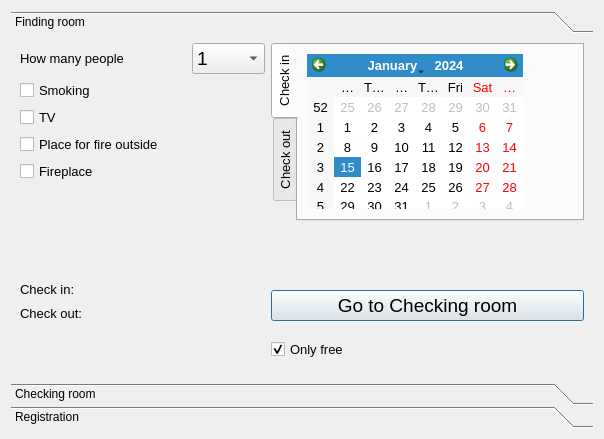
<?xml version="1.0" encoding="UTF-8"?>
<ui version="4.0">
 <class>DialogAdd</class>
 <widget class="QDialog" name="DialogAdd">
  <property name="geometry">
   <rect>
    <x>0</x>
    <y>0</y>
    <width>604</width>
    <height>439</height>
   </rect>
  </property>
  <property name="windowTitle">
   <string>Dialog</string>
  </property>
  <layout class="QGridLayout" name="gridLayout">
   <item row="0" column="0">
    <widget class="QToolBox" name="toolBox">
     <property name="currentIndex">
      <number>0</number>
     </property>
     <property name="tabSpacing">
      <number>1</number>
     </property>
     <widget class="QWidget" name="page">
      <property name="geometry">
       <rect>
        <x>0</x>
        <y>0</y>
        <width>586</width>
        <height>355</height>
       </rect>
      </property>
      <attribute name="label">
       <string>Finding room</string>
      </attribute>
      <layout class="QGridLayout" name="gridLayout_4">
       <item row="0" column="0" colspan="2">
        <widget class="QLabel" name="label">
         <property name="font">
          <font>
           <pointsize>10</pointsize>
          </font>
         </property>
         <property name="text">
          <string>How many people</string>
         </property>
        </widget>
       </item>
       <item row="0" column="2">
        <widget class="QComboBox" name="comboBox">
         <property name="font">
          <font>
           <pointsize>14</pointsize>
          </font>
         </property>
         <item>
          <property name="text">
           <string>1</string>
          </property>
         </item>
         <item>
          <property name="text">
           <string>2</string>
          </property>
         </item>
         <item>
          <property name="text">
           <string>3</string>
          </property>
         </item>
         <item>
          <property name="text">
           <string>4</string>
          </property>
         </item>
         <item>
          <property name="text">
           <string>5</string>
          </property>
         </item>
         <item>
          <property name="text">
           <string>6</string>
          </property>
         </item>
         <item>
          <property name="text">
           <string>7</string>
          </property>
         </item>
         <item>
          <property name="text">
           <string>8</string>
          </property>
         </item>
        </widget>
       </item>
       <item row="0" column="3" rowspan="6" colspan="2">
        <widget class="QTabWidget" name="tabWidget">
         <property name="font">
          <font>
           <pointsize>10</pointsize>
           <weight>50</weight>
           <bold>false</bold>
          </font>
         </property>
         <property name="tabPosition">
          <enum>QTabWidget::West</enum>
         </property>
         <property name="tabShape">
          <enum>QTabWidget::Rounded</enum>
         </property>
         <property name="currentIndex">
          <number>0</number>
         </property>
         <widget class="QWidget" name="tab">
          <attribute name="title">
           <string>Check in</string>
          </attribute>
          <widget class="QCalendarWidget" name="calendarWidget">
           <property name="geometry">
            <rect>
             <x>9</x>
             <y>9</y>
             <width>216</width>
             <height>155</height>
            </rect>
           </property>
           <property name="firstDayOfWeek">
            <enum>Qt::Monday</enum>
           </property>
          </widget>
         </widget>
         <widget class="QWidget" name="tab_2">
          <attribute name="title">
           <string>Check out</string>
          </attribute>
          <layout class="QGridLayout" name="gridLayout_2">
           <item row="0" column="0">
            <widget class="QCalendarWidget" name="calendarWidget_2">
             <property name="firstDayOfWeek">
              <enum>Qt::Monday</enum>
             </property>
            </widget>
           </item>
          </layout>
         </widget>
        </widget>
       </item>
       <item row="1" column="0" colspan="2">
        <widget class="QCheckBox" name="checkBox_4">
         <property name="font">
          <font>
           <pointsize>10</pointsize>
          </font>
         </property>
         <property name="text">
          <string>Smoking</string>
         </property>
        </widget>
       </item>
       <item row="2" column="0" colspan="2">
        <widget class="QCheckBox" name="checkBox">
         <property name="font">
          <font>
           <pointsize>10</pointsize>
          </font>
         </property>
         <property name="text">
          <string>TV</string>
         </property>
        </widget>
       </item>
       <item row="3" column="0" colspan="3">
        <widget class="QCheckBox" name="checkBox_2">
         <property name="font">
          <font>
           <pointsize>10</pointsize>
          </font>
         </property>
         <property name="text">
          <string>Place for fire outside</string>
         </property>
        </widget>
       </item>
       <item row="4" column="0">
        <widget class="QCheckBox" name="checkBox_3">
         <property name="font">
          <font>
           <pointsize>10</pointsize>
          </font>
         </property>
         <property name="text">
          <string>Fireplace</string>
         </property>
        </widget>
       </item>
       <item row="6" column="0">
        <spacer name="verticalSpacer_3">
         <property name="orientation">
          <enum>Qt::Vertical</enum>
         </property>
         <property name="sizeHint" stdset="0">
          <size>
           <width>87</width>
           <height>40</height>
          </size>
         </property>
        </spacer>
       </item>
       <item row="7" column="0" rowspan="2">
        <widget class="QLabel" name="label_2">
         <property name="font">
          <font>
           <pointsize>10</pointsize>
          </font>
         </property>
         <property name="text">
          <string>Check in:</string>
         </property>
        </widget>
       </item>
       <item row="7" column="1" rowspan="2">
        <widget class="QLabel" name="label_4">
         <property name="font">
          <font>
           <pointsize>10</pointsize>
          </font>
         </property>
         <property name="text">
          <string/>
         </property>
        </widget>
       </item>
       <item row="8" column="3" rowspan="2" colspan="2">
        <widget class="QPushButton" name="pushButton">
         <property name="font">
          <font>
           <pointsize>14</pointsize>
          </font>
         </property>
         <property name="text">
          <string>Go to Checking room</string>
         </property>
        </widget>
       </item>
       <item row="9" column="0">
        <widget class="QLabel" name="label_3">
         <property name="font">
          <font>
           <pointsize>10</pointsize>
          </font>
         </property>
         <property name="text">
          <string>Check out:</string>
         </property>
        </widget>
       </item>
       <item row="9" column="1">
        <widget class="QLabel" name="label_5">
         <property name="font">
          <font>
           <pointsize>10</pointsize>
          </font>
         </property>
         <property name="text">
          <string/>
         </property>
        </widget>
       </item>
       <item row="10" column="0">
        <spacer name="verticalSpacer">
         <property name="orientation">
          <enum>Qt::Vertical</enum>
         </property>
         <property name="sizeHint" stdset="0">
          <size>
           <width>87</width>
           <height>38</height>
          </size>
         </property>
        </spacer>
       </item>
       <item row="6" column="4" rowspan="2">
        <spacer name="verticalSpacer_2">
         <property name="orientation">
          <enum>Qt::Vertical</enum>
         </property>
         <property name="sizeHint" stdset="0">
          <size>
           <width>20</width>
           <height>50</height>
          </size>
         </property>
        </spacer>
       </item>
       <item row="10" column="3" colspan="2">
        <widget class="QCheckBox" name="checkBox_5">
         <property name="font">
          <font>
           <pointsize>10</pointsize>
          </font>
         </property>
         <property name="text">
          <string>Only free</string>
         </property>
         <property name="checked">
          <bool>true</bool>
         </property>
        </widget>
       </item>
      </layout>
     </widget>
     <widget class="QWidget" name="page_3">
      <property name="geometry">
       <rect>
        <x>0</x>
        <y>0</y>
        <width>586</width>
        <height>355</height>
       </rect>
      </property>
      <attribute name="label">
       <string>Checking room</string>
      </attribute>
      <layout class="QGridLayout" name="gridLayout_5">
       <item row="0" column="0">
        <widget class="QTableView" name="tableView">
         <property name="contextMenuPolicy">
          <enum>Qt::CustomContextMenu</enum>
         </property>
         <property name="frameShape">
          <enum>QFrame::NoFrame</enum>
         </property>
         <property name="autoScrollMargin">
          <number>16</number>
         </property>
        </widget>
       </item>
      </layout>
     </widget>
     <widget class="QWidget" name="page_2">
      <property name="geometry">
       <rect>
        <x>0</x>
        <y>0</y>
        <width>586</width>
        <height>355</height>
       </rect>
      </property>
      <attribute name="label">
       <string>Registration</string>
      </attribute>
     </widget>
    </widget>
   </item>
  </layout>
 </widget>
 <resources/>
 <connections/>
</ui>
